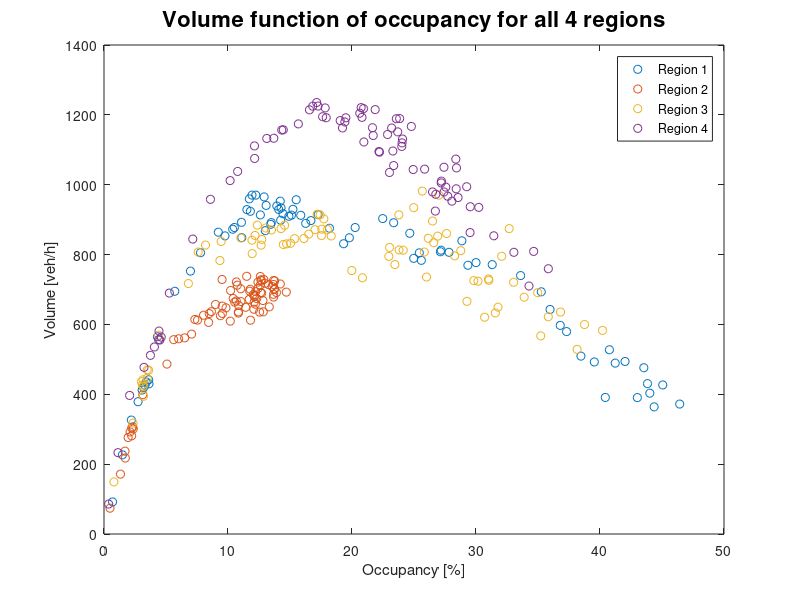

Reproduce this figure in MATLAB.
% Developed by Adrien Briffod
% Estimating the Macro fundamental diagram using volume and occupancy of a
% city 
% EPFL, Lausanne, Switzerland
% Created: 20/11/2021
% Last Update: 01/12/2022


%% What is the goal of this matlab script 

% Our goal is to optain one graphe with a Macro fundamental diagram of
% the volume vs the occupancy. 
% In our project we have data from a city. The data we have are the links
% in the city, the region of the city, the flow of each link and the
% occupancy of each link. 

%% Initialize

% This part is to remove items from workspace, freeing up system memory,
% close all the figure and clear all the command window
clear;
close all;
clc;

%% The first step, we need to collect the data from the csv fill 

% The links file need to have the link number in the first column, then     
% the coordinates of the link in the column 2 and 3 and then the region of 
% the link in the last column 
load links.csv

% The occupancy file need to have in the first line the link number, and
% then the first column correspond to the time of the obersvation and each 
% next column is the occupancy of the link of the column 
load occupancy.csv

% The flow file need to have in the first line the link number, and
% then the first column correspond to the time of the obersvation and each 
% next column is the flow of the link of the column 
load flow.csv

%% The code

% We want to have the volume so we need to convert flow into volume 
% [veh/hour]
volume = flow(2:end,2:end)/(90/3600);                                      % We don't take the first row because that the link number

% We need to have the occupancy of each link without the first row of the 
% file because we don't need to have the link number 
occupancy = occupancy(2:end,2:end); 

% We creat a figure with the MFD of the volume vs the occupancy of all the 
% region together in the same graphics
figure

% We do a lop that will searh for each region which link are in this region
% then do the MFD  of this region 
for i = 1:4
    index = find(links (:,6)==i);                                            % We find the all the link from region i 
    mean_volume_link = mean(volume (:,index),2);                             % We want to have the mean volume of each link
    mean_occupancy_link = mean(occupancy (:,index),2);                  % We want to have the mean occupancy of each link
    plot(mean_occupancy_link,mean_volume_link,'o');
    hold on
end

% We need to add the title, the legend and the label of the graphique. We
% also set the size of the window
ylabel('Volume [veh/h]')                                                   
xlabel('Occupancy [%]')
title('Volume function of occupancy for all 4 regions','FontSize',16);
legend({'Region 1','Region 2','Region 3','Region 4'});
set(gcf,'position',get (0,"screensize"));
hold off